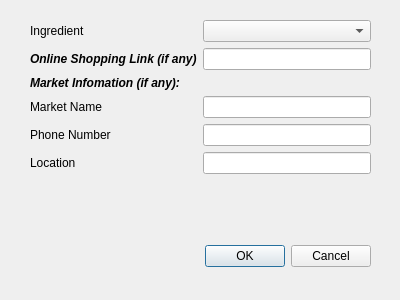
<?xml version="1.0" encoding="UTF-8"?>
<ui version="4.0">
 <class>AddToShoppingList</class>
 <widget class="QDialog" name="AddToShoppingList">
  <property name="geometry">
   <rect>
    <x>0</x>
    <y>0</y>
    <width>400</width>
    <height>300</height>
   </rect>
  </property>
  <property name="windowTitle">
   <string>Dialog</string>
  </property>
  <widget class="QDialogButtonBox" name="buttonBox">
   <property name="geometry">
    <rect>
     <x>30</x>
     <y>240</y>
     <width>341</width>
     <height>32</height>
    </rect>
   </property>
   <property name="orientation">
    <enum>Qt::Horizontal</enum>
   </property>
   <property name="standardButtons">
    <set>QDialogButtonBox::Cancel|QDialogButtonBox::Ok</set>
   </property>
  </widget>
  <widget class="QWidget" name="formLayoutWidget">
   <property name="geometry">
    <rect>
     <x>30</x>
     <y>20</y>
     <width>341</width>
     <height>201</height>
    </rect>
   </property>
   <layout class="QFormLayout" name="formLayout">
    <item row="0" column="0">
     <widget class="QLabel" name="ingredientLabel">
      <property name="text">
       <string>Ingredient</string>
      </property>
     </widget>
    </item>
    <item row="0" column="1">
     <widget class="QComboBox" name="ingredientComboBox"/>
    </item>
    <item row="1" column="0">
     <widget class="QLabel" name="onlineShoppingLinkLabel">
      <property name="font">
       <font>
        <italic>true</italic>
        <bold>true</bold>
       </font>
      </property>
      <property name="text">
       <string>Online Shopping Link (if any)</string>
      </property>
     </widget>
    </item>
    <item row="1" column="1">
     <widget class="QLineEdit" name="onlineShoppingLinkLineEdit"/>
    </item>
    <item row="3" column="0">
     <widget class="QLabel" name="marketNameLabel">
      <property name="text">
       <string>Market Name</string>
      </property>
     </widget>
    </item>
    <item row="3" column="1">
     <widget class="QLineEdit" name="marketNameLineEdit"/>
    </item>
    <item row="4" column="0">
     <widget class="QLabel" name="phoneNumberLabel">
      <property name="text">
       <string>Phone Number</string>
      </property>
     </widget>
    </item>
    <item row="4" column="1">
     <widget class="QLineEdit" name="phoneNumberLineEdit"/>
    </item>
    <item row="5" column="0">
     <widget class="QLabel" name="locationLabel">
      <property name="text">
       <string>Location</string>
      </property>
     </widget>
    </item>
    <item row="5" column="1">
     <widget class="QLineEdit" name="locationLineEdit"/>
    </item>
    <item row="2" column="0">
     <widget class="QLabel" name="label">
      <property name="enabled">
       <bool>true</bool>
      </property>
      <property name="sizePolicy">
       <sizepolicy hsizetype="Preferred" vsizetype="Minimum">
        <horstretch>0</horstretch>
        <verstretch>0</verstretch>
       </sizepolicy>
      </property>
      <property name="maximumSize">
       <size>
        <width>16777215</width>
        <height>16777215</height>
       </size>
      </property>
      <property name="font">
       <font>
        <italic>true</italic>
        <bold>true</bold>
       </font>
      </property>
      <property name="text">
       <string>Market Infomation (if any):</string>
      </property>
      <property name="alignment">
       <set>Qt::AlignBottom|Qt::AlignHCenter</set>
      </property>
     </widget>
    </item>
   </layout>
  </widget>
 </widget>
 <resources/>
 <connections>
  <connection>
   <sender>buttonBox</sender>
   <signal>accepted()</signal>
   <receiver>AddToShoppingList</receiver>
   <slot>accept()</slot>
   <hints>
    <hint type="sourcelabel">
     <x>248</x>
     <y>254</y>
    </hint>
    <hint type="destinationlabel">
     <x>157</x>
     <y>274</y>
    </hint>
   </hints>
  </connection>
  <connection>
   <sender>buttonBox</sender>
   <signal>rejected()</signal>
   <receiver>AddToShoppingList</receiver>
   <slot>reject()</slot>
   <hints>
    <hint type="sourcelabel">
     <x>316</x>
     <y>260</y>
    </hint>
    <hint type="destinationlabel">
     <x>286</x>
     <y>274</y>
    </hint>
   </hints>
  </connection>
 </connections>
</ui>
